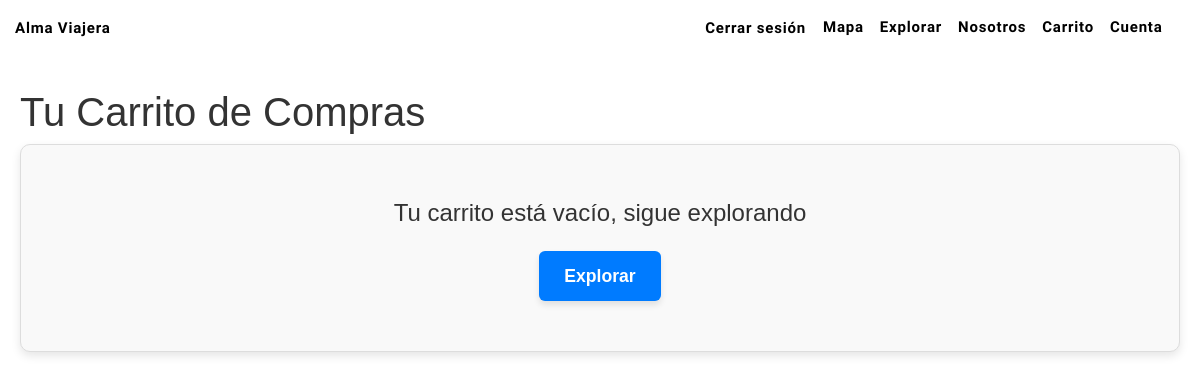
The page /carrito/ (signed in) on the database as committed earlier.
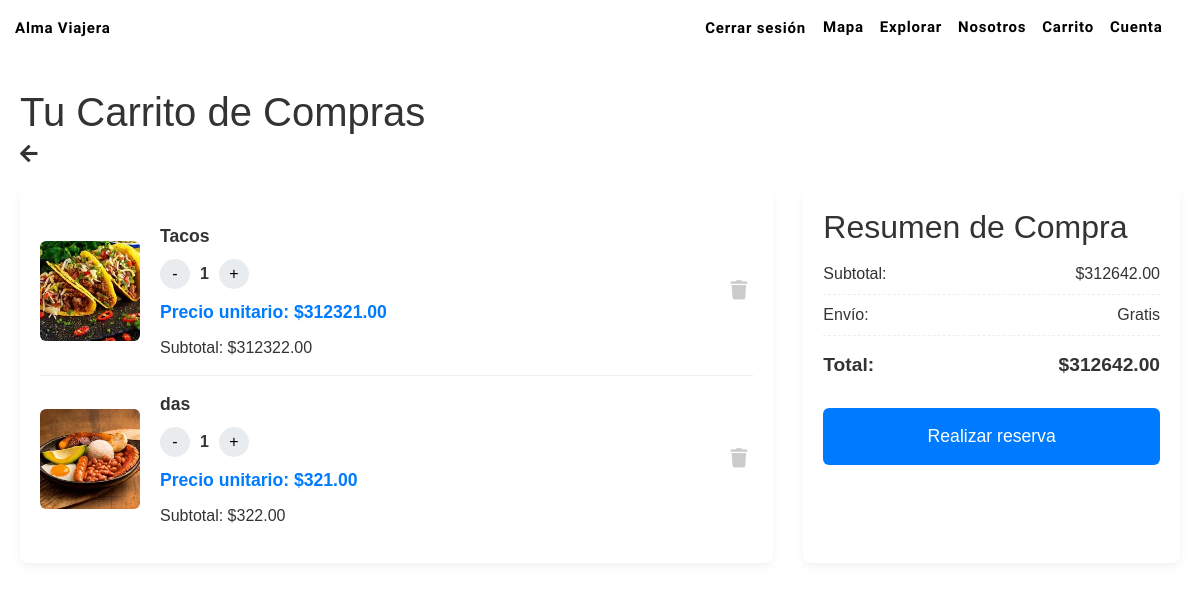
The same page on the database as committed later.
### apps/cart/models.py (models this page shows, shortened)
class CarritoItem(models.Model):
    carrito = models.ForeignKey(  # Cambiado de 'carrito_id' a 'carrito'
        Carrito,
        related_name="items",
        on_delete=models.CASCADE
    )
    item = models.ForeignKey(Item, on_delete=models.CASCADE)  # Cambiado de 'item_id' a 'item'
    cantidad = models.PositiveIntegerField(default=1)

class Carrito(models.Model):
    usuario = models.ForeignKey(Usuario, on_delete=models.CASCADE)
    total = models.DecimalField(max_digits=10, decimal_places=2, default=0)

### apps/catalog/models.py (models this page shows, shortened)
class Item(models.Model):
    id = models.AutoField(primary_key=True)
    nombre = models.CharField(max_length=255)
    descripcion = models.TextField()
    precio = models.DecimalField(max_digits=10, decimal_places=2)
    categoria = models.ForeignKey(Categoria, on_delete=models.CASCADE, related_name="items")
    ubicacion = models.CharField(max_length=255, blank=True, null=True)
    imagen = models.ImageField(upload_to="items/", blank=True, null=True)
    tiempo = models.DecimalField(max_digits=4, decimal_places=1, null=True)
    disponibilidad = models.BooleanField(default=True)  # tours/actividades
    stock = models.PositiveIntegerField(blank=True, null=True)  # souvenirs
    vendedor = models.ForeignKey(
        settings.AUTH_USER_MODEL,          # modelo de usuario
        on_delete=models.CASCADE,
        related_name="items_publicados",
    )

### apps/cart/views.py (the view, shortened to what this page needs)
# urls.py: path('', views.carrito_view, name='detalle'),
def carrito_view(request):
    carrito, created = Carrito.objects.get_or_create(usuario=request.user)
    return render(request, 'cart.html', {'carrito': carrito, 'login_required': False})

### apps/cart/templates/cart.html (shortened to what this page needs)
{% extends "base.html" %}
{% load static %}
{% block body_class %}cart{% endblock %}
{% block content %}
<link rel="stylesheet" href="{% static 'css/cart.css' %}">
<link rel="stylesheet" href="https://cdnjs.cloudflare.com/ajax/libs/font-awesome/5.15.4/css/all.min.css">
<main class="container">
    {% if login_required %}
    <div class="login-required">
        <h1>Debes iniciar sesión</h1>
        <p>Para continuar, por favor  <a class="nav-link"
            href="{% url 'users:login' %}"
            hx-get="{% url 'users:login' %}?partial=1"
            hx-target="#authModal .modal-content"
            hx-swap="outerHTML"
            data-bs-toggle="modal"
            data-bs-target="#authModal">
            Iniciar sesión
          </a>.</p>
    </div>
    {% else %}
    <h1>Tu Carrito de Compras</h1>
    {% if carrito and carrito.items.all %}
    <div class="cart-back">
        <a href="{% url 'catalog:explorar' place='Colombia' categoria='lugar' %}" class="back-button">
            <i class="fas fa-arrow-left"></i>
        </a>
    </div>
    <div class="cart-layout">
        <div class="cart-items">
            {% for item in carrito.items.all %}
            <div class="cart-item" id="cart-item-{{ item.item.id }}">
                <img src="{{ item.item.imagen.url }}" alt="{{ item.item.nombre }}" class="product-image">
                <div class="item-details">
                    <span class="item-name">{{ item.item.nombre }}</span>
                    <div class="item-controls">
                        <button class="quantity-btn" data-action="decrease" data-item-id="{{ item.item.id }}">-</button>
                        <span class="quantity" id="quantity-{{ item.item.id }}">{{ item.cantidad }}</span>
                        <button class="quantity-btn" data-action="increase" data-item-id="{{ item.item.id }}">+</button>
                    </div>
                    <span class="item-price">Precio unitario: ${{ item.item.precio|floatformat:2 }}</span>
                    <span class="item-subtotal" id="subtotal-{{ item.item.id }}">
                        Subtotal: ${{ item.cantidad|floatformat:0|add:item.item.precio|floatformat:2 }}
                    </span>
                </div>
                <button class="remove-btn" data-item-id="{{ item.item.id }}">
                    <i class="fas fa-trash"></i>
                </button>
            </div>
            {% endfor %}
        </div>
        <div class="cart-summary">
            <h2>Resumen de Compra</h2>
            <div class="summary-line">
                <span>Subtotal:</span>
                <span id="subtotal">${{ carrito.total|floatformat:2 }}</span>
            </div>
            <div class="summary-line">
                <span>Envío:</span>
                <span>Gratis</span>
            </div>
            <div class="summary-line total">
                <span>Total:</span>
                <span id="total">${{ carrito.total|floatformat:2 }}</span>
            </div>
            <form action="{% url 'core:qr_reservation' %}" method="get" style="display: inline;">
                <button type="submit" class="checkout-btn">
                    Realizar reserva
                </button>
            </form>
        </div>
    </div>
    {% else %}
    <div class="empty-cart">
        <p>Tu carrito está vacío, sigue explorando</p>
        <a href="{% url 'catalog:explorar' place='Colombia' categoria='lugar' %}" class="explore-button">Explorar</a>
    </div>
    {% endif %}
    {% endif %}
</main>
{% endblock %}

Rows that differ between the two databases and show on the page:
added CarritoItem: item.imagen (picture), item.nombre "Tacos", cantidad "1", item.precio "312321.00", cantidad|add "312322.00"
added CarritoItem: item.imagen (picture), item.nombre "das", cantidad "1", item.precio "321.00", cantidad|add "322.00"
now on this page (row edited): Carrito: total "312642.00"
Other text that changed with them:
text no longer shown: "Tu carrito está vacío, sigue explorando Explorar"
text now shown: "Resumen de Compra Subtotal: $ Envío: Gratis Total: $ Realizar reserva"
